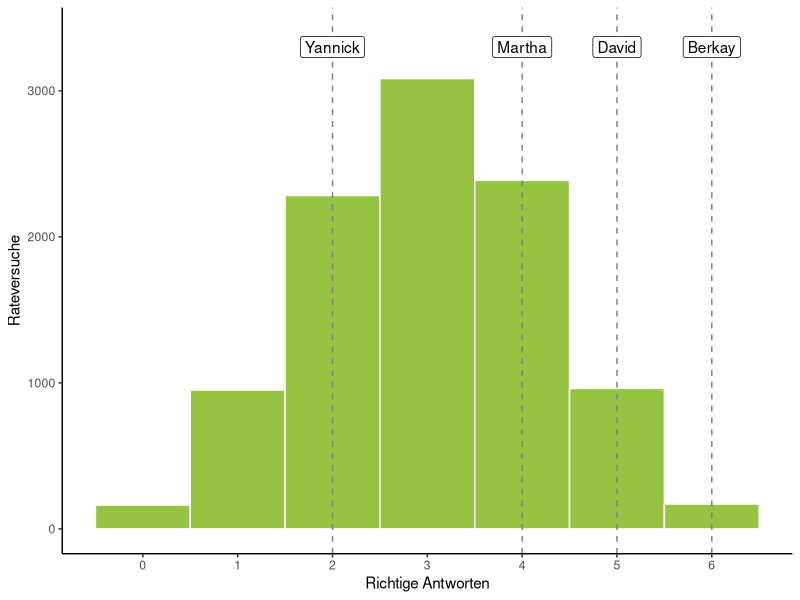
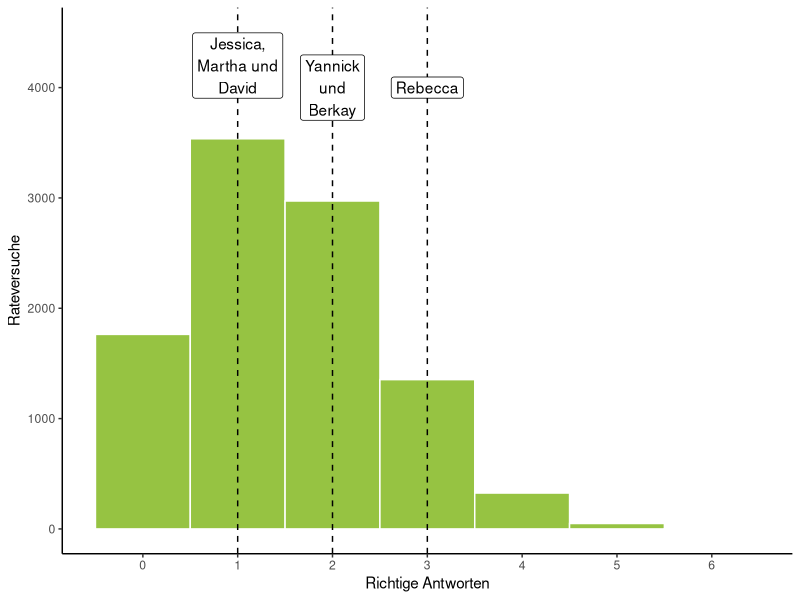

Here is the R script that generated these plots, in order:
## ---- chunk 1
knitr::opts_chunk$set(echo = TRUE,
                      fig.path = "plots/pepsicola-")
## ---- chunk 2
library(knitr)
library(magrittr)
library(tidyverse);theme_set(theme_classic())
library(gganimate)

options(scipen = 999) 

set.seed(1453248)
## ---- chunk 3
# Challenge Nr.1
# Die Getränke
challenge1 <- c("P", "C")

# In diesem for-loop ziehen wir drei Mal zufällige Reihenfolgen:
for (i in 1:3) {
  # mit der sample() Funktion ziehen wir aus dem Objekt "challenge1"
  # zufällig sechs Mal einen Buchstaben (und legen ihn nach jedem Ziehen
  # wieder zurück):
  reihen1 <- sample(challenge1, size = 6, replace = TRUE)
  
  # Anschließend geben wir die Reihenfolge aus:
  print(reihen1)
}

# Und das machen wir für alle Challenges:

# Challenge Nr.2
# Die Getränke:
challenge2 <- c("C", "Z")

# Die drei Reihen:
for (i in 1:3) {
  reihen2 <- sample(challenge2, size = 6, replace = TRUE)
  print(reihen2)
}


# Challenge Nr.3
# Die Getränke
challenge3 <- c("P", "C", "Z", "J")

# Die drei Reihen
for (i in 1:3) {
  reihen3 <- sample(challenge3, size = 6, replace = TRUE)
  print(reihen3)
}
## ---- chunk 4
# Die Reihen der ersten Challenge:
C1_Reihe1 <- c("C", "C", "P", "P", "C", "C")
C1_Reihe1
## ---- chunk 5
# Ein Objekt, das die Zahl aller gewünschten Simulationen angibt:
nsim <- 10000
## ---- chunk 6
# Ein leerer Datensatz, in dem die Ergebnisse eingetragen werden
simulation1 <- tibble(x = rep(NA, nsim),
                      Rateversuch = c(1:nsim))

# In diesem Loop passiert die Simulation:
# Wir führen den Loop 10.000 Mal durch (1 bis nsim)
for (i in c(1:nsim)) {
  # Hier erstellen wir die Zufallsreihenfolge:
  guess1 <- sample(c("C", "P"), 6, replace = T)
  
  # Dann gleichen wir die Reihenfolge mit der festgelegten
  # Reihenfolge ab und zählen die richtigen Treffer:
  richtig <- as.numeric(C1_Reihe1 == guess1) %>% sum()
  
  # Letztendlich tragen wir die Anzahl richtiger Treffer
  # in den Datensatz ein:
  simulation1[i, ] <- richtig
}
## ---- chunk 7
ggplot(simulation1, aes(x = x)) + 
  geom_histogram(binwidth = 1,
                 fill = "#96c342",
                 color = "white") +
  # geom_bar() +
  geom_vline(xintercept = c(2, 4, 5, 6), 
             linetype = "dashed",
             color = "#808080") +
  annotate(geom = "label",
           y = 3300, x = 2, label = "Yannick") +
  annotate(geom = "label",
           y = 3300, x = 4, label = "Martha") +
  annotate(geom = "label",
           y = 3300, x = 5, label = "David") +
  annotate(geom = "label",
           y = 3300, x = 6, label = "Berkay") +
  scale_y_continuous(limits = c(0, 3400)) +
  scale_x_continuous(breaks = c(0:6)) +
  labs(x = "Richtige Antworten",
       y = "Rateversuche")
## ---- chunk 8
tab1 <- table(simulation1$x)
proptab1 <- table(simulation1$x) %>% prop.table() %>% {.*100} %>% round(1) %>% paste0(., "%")
cproptab1 <- table(simulation1$x) %>% prop.table() %>% cumsum() %>% {.*100} %>% round(1) %>% paste0(., "%")

tabmatr1 <- rbind(tab1, proptab1, cproptab1)
dimnames(tabmatr1)[[1]] <- c("Verteilung", "Prozentuale Verteilung", "Aufsummierte Prozente")

kable(tabmatr1, align = "c")
## ---- chunk 9
C3_Reihe1 <- c("Z", "J", "P", "P", "Z", "C")
C3_Reihe1
## ---- chunk 10
simulation2 <- tibble(x = rep(NA, nsim))

for (i in c(1:nsim)) {
  guess2 <- sample(c("P", "C", "Z", "J"), 6, replace = T)
  richtig2 <- sum(as.numeric(C3_Reihe1 == guess2))
  simulation2[i, ] <- richtig2
}
## ---- chunk 11
ggplot(simulation2, aes(x = x)) + 
  geom_histogram(binwidth = 1,
                 fill = "#96c342",
                 color = "white") +
  scale_x_continuous(breaks = c(0:6),
                     labels = c(0:6)) +
  geom_vline(xintercept = c(1, 2, 3),
             linetype = "dashed") +
  annotate(geom = "label",
           x = 2, y = 4000,
           label = "Yannick\nund\nBerkay") +
  annotate(geom = "label",
           x = 1, y = 4200,
           label = "Jessica,\nMartha und\nDavid") +
  annotate(geom = "label",
           x = 3, y = 4000,
           label = "Rebecca") +
  scale_y_continuous(limits = c(0, 4500)) +
  labs(x = "Richtige Antworten",
       y = "Rateversuche")
## ---- chunk 12
tab3 <- table(simulation2$x)
proptab3 <- table(simulation2$x) %>% prop.table() %>% {.*100} %>% round(2) %>% paste0(., "%")
cproptab3 <- table(simulation2$x) %>% prop.table() %>% cumsum() %>% {.*100} %>% round(2) %>% paste0(., "%")

tabmatr3 <- rbind(tab3, proptab3, cproptab3)
dimnames(tabmatr3)[[1]] <- c("Verteilung", "Prozentuale Verteilung", "Aufsummierte Prozente")

kable(tabmatr3, align = "c")
